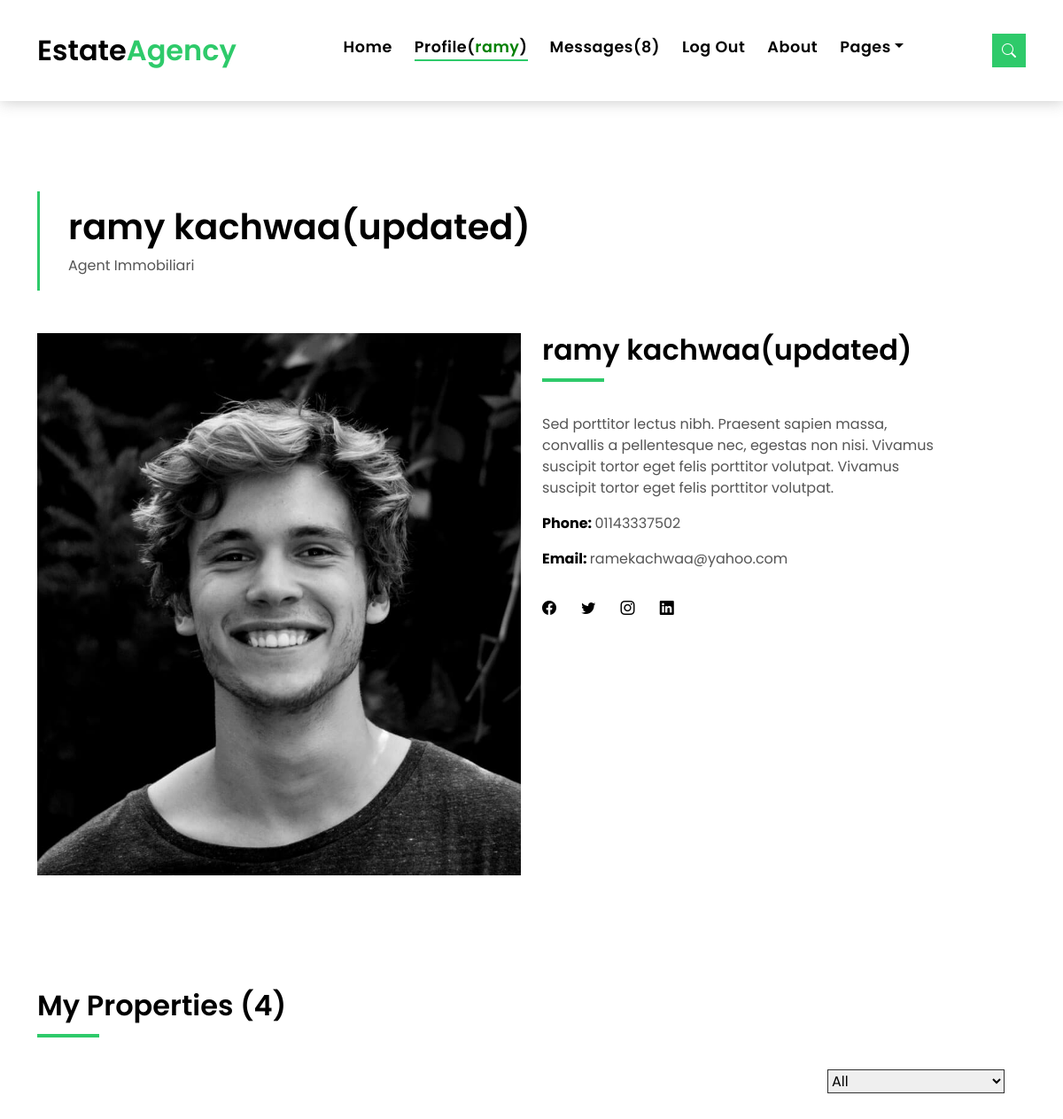
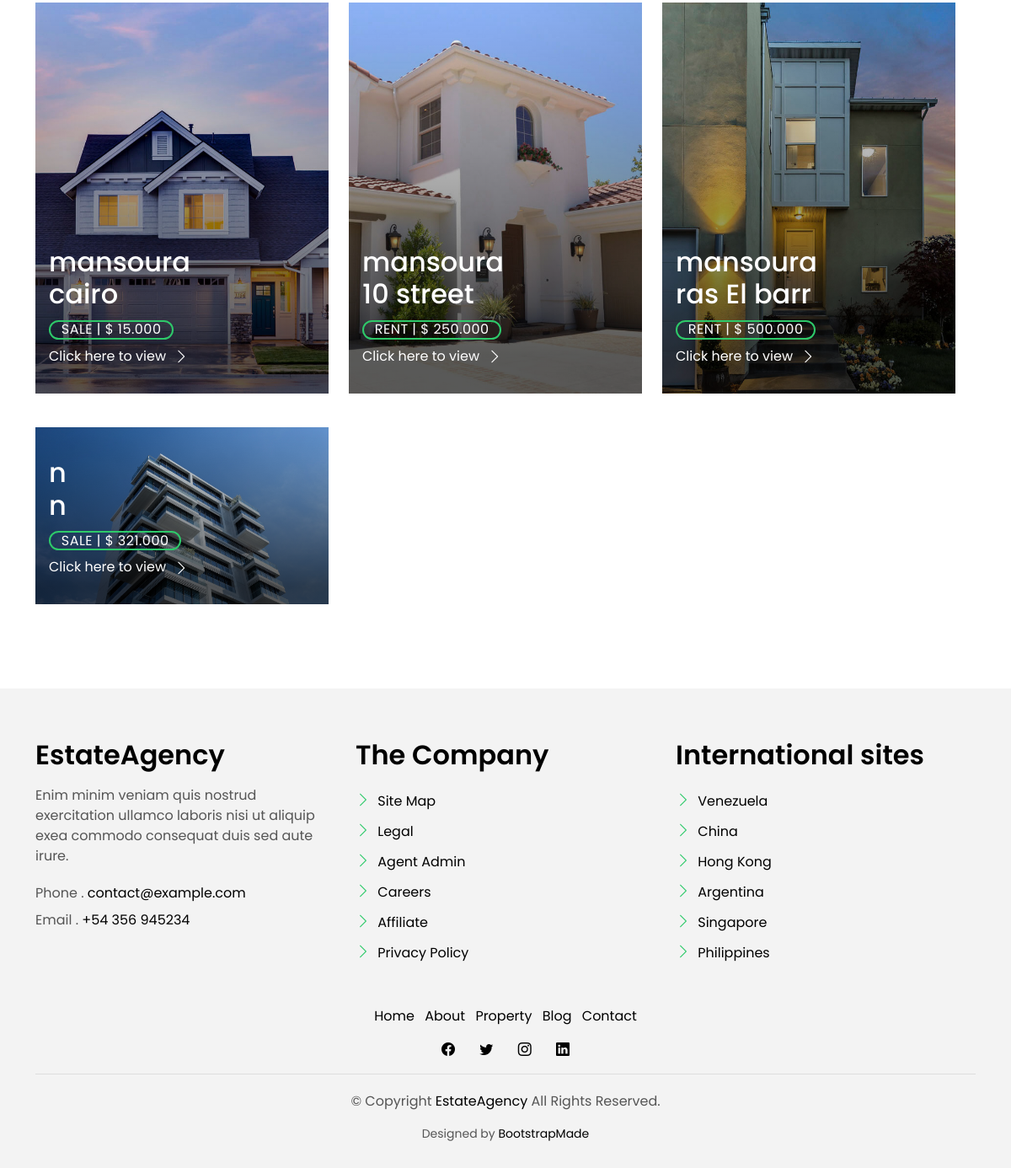
The app's page /Profile (signed in) with its own data (2 pictures, top to bottom).
### houses/models.py (models this page shows, shortened)
class AgentAccount(models.Model):
    agent = models.OneToOneField(Agent,on_delete=models.CASCADE)
    user = models.OneToOneField(User,on_delete=models.CASCADE)

class Agent(models.Model):
    name = models.CharField(max_length=50)
    age = models.IntegerField()
    email = models.EmailField(null=True,blank=True)
    phone = models.CharField(max_length=50,null=True,blank=True)
    skype = models.CharField(null=True,blank=True,max_length=100)
    img = models.ImageField(null=True,blank=True,upload_to="images")

class House(models.Model):
    status_choices = (
        ("sale", "sale"),
        ("rent", "rent"),
    )
    img = models.ImageField(upload_to="images")
    address = models.CharField(max_length=50)
    location = models.CharField(max_length=50)
    status = models.CharField(max_length=100,choices=status_choices)
    area = models.IntegerField()
    beds = models.IntegerField()
    bathrooms = models.IntegerField()
    garages = models.IntegerField()
    price = models.IntegerField()
    agent = models.ForeignKey(Agent,on_delete=models.CASCADE)
    description = models.TextField()
    amenities = models.ManyToManyField(Amenity)

### houses/views.py (the view)
# urls.py: path('Profile', views.Profile,name="Profile"),
def Profile(request):
    user = request.user
    agent_user = AgentAccount.objects.get(user=user)
    context = {"agent_user":agent_user,
               "agent":agent_user.agent}
    return render(request,"houses/profile.html",context)

### houses/templates/houses/profile.html (shortened to what this page needs)
{% extends 'houses/base.html' %}
{% load static %}
{% block content %}
  <main id="main">
    <section class="intro-single">
      <div class="container">
        <div class="row">
          <div class="col-md-12 col-lg-8">
            <div class="title-single-box">
              <h1 class="title-single">{{agent.name}}</h1>
              <span class="color-text-a">Agent Immobiliari</span>
            </div>
          </div>
        </div>
      </div>
    </section>
    <section class="agent-single">
      <div class="container">
        <div class="row">
          <div class="col-sm-12">
            <div class="row">
              <div class="col-md-6">
                <div class="agent-avatar-box">
                  <img src="{{agent.img.url}}" alt="" class="agent-avatar img-fluid">
                </div>
              </div>
              <div class="col-md-5 section-md-t3">
                <div class="agent-info-box">
                  <div class="agent-title">
                    <div class="title-box-d">
                      <h3 class="title-d">{{agent.name}}
                      </h3>
                    </div>
                  </div>
                  <div class="agent-content mb-3">
                    <p class="content-d color-text-a">
                      Sed porttitor lectus nibh. Praesent sapien massa, convallis a pellentesque nec, egestas non nisi.
                      Vivamus suscipit tortor
                      eget felis porttitor volutpat. Vivamus suscipit tortor eget felis porttitor volutpat.
                    </p>
                    <div class="info-agents color-a">
                      {% if agent.phone %}
                      <p>
                        <strong>Phone: </strong>
                        <span class="color-text-a"> {{agent.phone}} </span>
                      </p>
                      {% endif %}
                      {% if agent.email %}
                      <p>
                        <strong>Email: </strong>
                        <span class="color-text-a"> {{agent.email}}</span>
                      </p>
                      {% endif %}
                    </div>
                  </div>
                  <div class="socials-footer">
                    <ul class="list-inline">
                      <li class="list-inline-item">
                        <a href="https://www.facebook.com/" class="link-one">
                          <i class="bi bi-facebook" aria-hidden="true"></i>
                        </a>
                      </li>
                      <li class="list-inline-item">
                        <a href="https://www.twitter.com/" class="link-one">
                          <i class="bi bi-twitter" aria-hidden="true"></i>
                        </a>
                      </li>
                      <li class="list-inline-item">
                        <a href="https://www.instagram.com/" class="link-one">
                          <i class="bi bi-instagram" aria-hidden="true"></i>
                        </a>
                      </li>
                      <li class="list-inline-item">
                        <a href="https://www.linkedin.com/" class="link-one">
                          <i class="bi bi-linkedin" aria-hidden="true"></i>
                        </a>
                      </li>
                    </ul>
                  </div>
                </div>
              </div>
            </div>
          </div>
          <div class="col-md-12 section-t8">
            <div class="title-box-d">
              <h3 class="title-d">My Properties ({{agent.house_set.count}})</h3>
            </div>
          </div>
          <div class="row property-grid grid">
            <div class="col-sm-12">
              <div class="grid-option">
                <form>
                  <select class="custom-select">
                    <option selected>All</option>
                  </select>
                </form>
              </div>
            </div>
{% for house in agent.house_set.all %}
            <div class="col-md-4">
              <div class="card-box-a card-shadow">
                <div class="img-box-a">
                  <img src="{{house.img.url}}" alt="" class="img-a img-fluid">
                </div>
                <div class="card-overlay">
                  <div class="card-overlay-a-content">
                    <div class="card-header-a">
                      <h2 class="card-title-a">
                        <a href="#">{{house.location}}
                          <br /> {{house.address}}</a>
                      </h2>
                    </div>
                    <div class="card-body-a">
                      <div class="price-box d-flex">
                        <span class="price-a">{{house.status}} | $ {{house.price}}.000</span>
                      </div>
                      <a href="{% url 'single' house.id %}" class="link-a">Click here to view
                        <span class="bi bi-chevron-right"></span>
                      </a>
                    </div>
                  </div>
                </div>
              </div>
            </div>
{% endfor %}
          </div>
        </div>
      </div>
    </section>
  </main>
{% endblock %}

### houses/templates/houses/base.html (shortened to what this page needs)
{% load static %}
<!DOCTYPE html>
<html lang="en">
<head>
  <link href="{% static 'houses/assets/vendor/animate.css/animate.min.css' %}" rel="stylesheet">
  <link href="{% static 'houses/assets/vendor/bootstrap/css/bootstrap.min.css' %}" rel="stylesheet">
  <link href="{% static 'houses/assets/vendor/bootstrap-icons/bootstrap-icons.css' %}" rel="stylesheet">
  <link href="{% static 'houses/assets/vendor/swiper/swiper-bundle.min.css' %}" rel="stylesheet">
  <link href="{% static 'houses/assets/css/style.css' %}" rel="stylesheet">
</head>
<body>
  <nav class="navbar navbar-default navbar-trans navbar-expand-lg fixed-top">
    <div class="container">
      <a class="navbar-brand text-brand" href="{% url 'home' %}">Estate<span class="color-b">Agency</span></a>
      <div class="navbar-collapse collapse justify-content-center" id="navbarDefault">
        <ul class="navbar-nav">
          {% if request.path == "/" %}
          <li class="nav-item">
            <a class="nav-link active" href="{% url 'home' %}">Home</a>
          </li>
          {% else %}
          <li class="nav-item">
            <a class="nav-link" href="{% url 'home' %}">Home</a>
          </li>
          {% endif %}
{% if user.is_authenticated %}
{% if request.user.agentaccount %}
          {% if request.path == "/Profile" %}
          <li class="nav-item">
            <a class="nav-link active" href="{% url 'Profile' %}">
              Profile(<span style="color:green;">{{request.user.username}}</span>)
            </a>
          </li>
          {% else %}
          <li class="nav-item">
            <a class="nav-link" href="{% url 'Profile' %}">
              Profile(<span style="color:green;">{{request.user.username}}</span>)
            </a>
          </li>
          {% endif %}
          {% if request.path == "/messages" %}
          <li class="nav-item">
            <a class="nav-link active" href="{% url 'messages' %}">Messages({{request.user.agentaccount.agent.message_set.count}})</a>
          </li>
          {% else %}
          <li class="nav-item">
            <a class="nav-link" href="{% url 'messages' %}">Messages({{request.user.agentaccount.agent.message_set.count}})</a>
          </li>
          {% endif %}
{% endif %}
          <li class="nav-item">
            <a class="nav-link" href="{% url 'userlogout' %}">Log Out</a>
          </li>
{% endif %}
          {% if request.path == "/about" %}
          <li class="nav-item">
            <a class="nav-link active" href="{% url 'about' %}">About</a>
          </li>
          {% else %}
          <li class="nav-item">
            <a class="nav-link" href="{% url 'about' %}">About</a>
          </li>
          {% endif %}
          <li class="nav-item dropdown">
            <a class="nav-link dropdown-toggle" href="#" id="navbarDropdown" role="button" data-bs-toggle="dropdown" aria-haspopup="true" aria-expanded="false">Pages</a>
          </li>
        </ul>
      </div>
      <button type="button" class="btn btn-b-n navbar-toggle-box navbar-toggle-box-collapse" data-bs-toggle="collapse" data-bs-target="#navbarTogglerDemo01">
        <i class="bi bi-search"></i>
      </button>
    </div>
  </nav>
 {% block content %} {% endblock %}
  <section class="section-footer">
    <div class="container">
      <div class="row">
        <div class="col-sm-12 col-md-4">
          <div class="widget-a">
            <div class="w-header-a">
              <h3 class="w-title-a text-brand">EstateAgency</h3>
            </div>
            <div class="w-body-a">
              <p class="w-text-a color-text-a">
                Enim minim veniam quis nostrud exercitation ullamco laboris nisi ut aliquip exea commodo consequat duis
                sed aute irure.
              </p>
            </div>
            <div class="w-footer-a">
              <ul class="list-unstyled">
                <li class="color-a">
                  <span class="color-text-a">Phone .</span> contact@example.com
                </li>
                <li class="color-a">
                  <span class="color-text-a">Email .</span> +54 356 945234
                </li>
              </ul>
            </div>
          </div>
        </div>
        <div class="col-sm-12 col-md-4 section-md-t3">
          <div class="widget-a">
            <div class="w-header-a">
              <h3 class="w-title-a text-brand">The Company</h3>
            </div>
            <div class="w-body-a">
              <div class="w-body-a">
                <ul class="list-unstyled">
                  <li class="item-list-a">
                    <i class="bi bi-chevron-right"></i> <a href="#">Site Map</a>
                  </li>
                  <li class="item-list-a">
                    <i class="bi bi-chevron-right"></i> <a href="#">Legal</a>
                  </li>
                  <li class="item-list-a">
                    <i class="bi bi-chevron-right"></i> <a href="#">Agent Admin</a>
                  </li>
                  <li class="item-list-a">
                    <i class="bi bi-chevron-right"></i> <a href="#">Careers</a>
                  </li>
                  <li class="item-list-a">
                    <i class="bi bi-chevron-right"></i> <a href="#">Affiliate</a>
                  </li>
                  <li class="item-list-a">
                    <i class="bi bi-chevron-right"></i> <a href="#">Privacy Policy</a>
                  </li>
                </ul>
              </div>
            </div>
          </div>
        </div>
        <div class="col-sm-12 col-md-4 section-md-t3">
          <div class="widget-a">
            <div class="w-header-a">
              <h3 class="w-title-a text-brand">International sites</h3>
            </div>
            <div class="w-body-a">
              <ul class="list-unstyled">
                <li class="item-list-a">
                  <i class="bi bi-chevron-right"></i> <a href="#">Venezuela</a>
                </li>
                <li class="item-list-a">
                  <i class="bi bi-chevron-right"></i> <a href="#">China</a>
                </li>
                <li class="item-list-a">
                  <i class="bi bi-chevron-right"></i> <a href="#">Hong Kong</a>
                </li>
                <li class="item-list-a">
                  <i class="bi bi-chevron-right"></i> <a href="#">Argentina</a>
                </li>
                <li class="item-list-a">
                  <i class="bi bi-chevron-right"></i> <a href="#">Singapore</a>
                </li>
                <li class="item-list-a">
                  <i class="bi bi-chevron-right"></i> <a href="#">Philippines</a>
                </li>
              </ul>
            </div>
          </div>
        </div>
      </div>
    </div>
  </section>
  <footer>
    <div class="container">
      <div class="row">
        <div class="col-md-12">
          <nav class="nav-footer">
            <ul class="list-inline">
              <li class="list-inline-item">
                <a href="{% url 'home' %}">Home</a>
              </li>
              <li class="list-inline-item">
                <a href="{% url 'about' %}">About</a>
              </li>
              <li class="list-inline-item">
                <a href="{% url 'properties' %}">Property</a>
              </li>
              <li class="list-inline-item">
                <a href="{% url 'blogs' %}">Blog</a>
              </li>
              <li class="list-inline-item">
                <a href="#">Contact</a>
              </li>
            </ul>
          </nav>
          <div class="socials-a">
            <ul class="list-inline">
              <li class="list-inline-item">
                <a href="https://www.facebook.com/">
                  <i class="bi bi-facebook" aria-hidden="true"></i>
                </a>
              </li>
              <li class="list-inline-item">
                <a href="https://www.twitter.com/">
                  <i class="bi bi-twitter" aria-hidden="true"></i>
                </a>
              </li>
              <li class="list-inline-item">
                <a href="https://www.instagram.com/">
                  <i class="bi bi-instagram" aria-hidden="true"></i>
                </a>
              </li>
              <li class="list-inline-item">
                <a href="https://www.linkedin.com/">
                  <i class="bi bi-linkedin" aria-hidden="true"></i>
                </a>
              </li>
            </ul>
          </div>
          <div class="copyright-footer">
            <p class="copyright color-text-a">
              &copy; Copyright
              <span class="color-a">EstateAgency</span> All Rights Reserved.
            </p>
          </div>
          <div class="credits">
            Designed by <a href="https://bootstrapmade.com/">BootstrapMade</a>
          </div>
        </div>
      </div>
    </div>
  </footer>
</body>
</html>

### records on screen
Agent: name "ramy kachwaa(updated)", img (picture), phone "01143337502", email "ramekachwaa@yahoo.com", house_set.count "4"
House: img (picture), location "mansoura", address "cairo", status "SALE", price "15"
House: img (picture), location "mansoura", address "10 street", status "RENT", price "250"
House: img (picture), location "mansoura", address "ras El barr", status "RENT", price "500"
House: img (picture), location "n", address "n", status "SALE", price "321"

### other values on screen
{{ request.user.username }} "ramy"
{{ request.user.agentaccount.agent.message_set.count }} "8"
